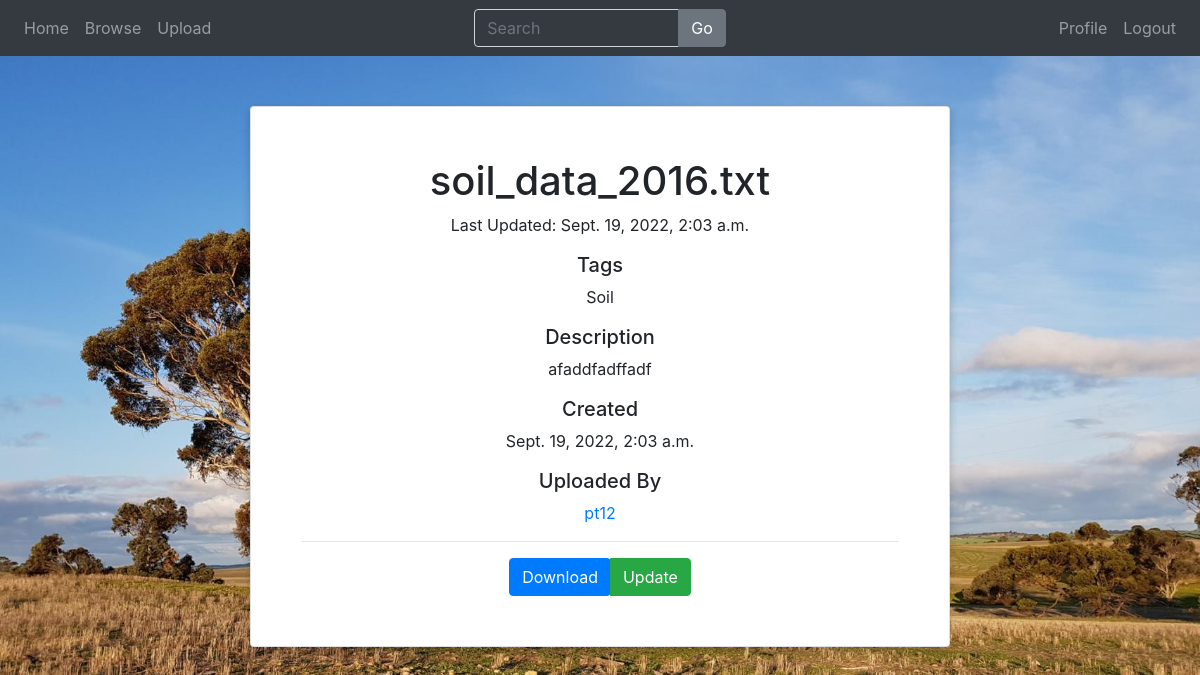
Screenshot of /files/id/6/ (signed in) with the database file from the repository.
### files/models.py (models this page shows, shortened)
class File(models.Model):
    name = models.CharField(max_length=50)
    description = models.TextField(null=True, blank=True)
    uploader = models.ForeignKey(User, on_delete=models.SET_NULL, null=True)
    tags = models.ForeignKey(Tag, on_delete=models.SET_NULL, null=True)
    filedata = models.FileField(upload_to='files/')
    paddocks = models.ForeignKey(Paddock, on_delete=models.SET_NULL, null=True)
    updated = models.DateTimeField(auto_now=True)
    created = models.DateTimeField(auto_now_add=True)
    class Meta:
        ordering = ['-updated']

class Tag(models.Model):
    name = models.CharField(max_length=50)

### accounts/models.py (models this page shows)
class User(AbstractUser):
    email = models.EmailField(unique=True)
    role = models.ForeignKey(Role, on_delete=models.SET_NULL, null=True)
    bio = models.TextField(null=True, blank=True)
    REQUIRED_FIELDS = []

### files/views.py (the view)
# urls.py: path('id/<str:pk>/', views.viewFile, name="file"),
@login_required(login_url='accounts/login')
def viewFile(request, pk):
    file_info = File.objects.get(id=pk)
    context = {'file': file_info}
    return render(request, 'files/file.html', context)

### files/templates/files/file.html (shortened to what this page needs)
{% extends 'main.html' %}
{% block content %}
<div class="card form-container shadowed">
    <div class="form-content">
        <div>
            <h1>{{ file.name }}</h1>
            <p>Last Updated: {{ file.updated }}</p>
        </div>
        <div>
            <h5>Tags</h5>
            <p>{{file.tags.name}}</p>
            <h5>Description</h5>
            <p>{{ file.description }}</p>
        </div>
        <div>
            <h5>Created</h5>
            <p>{{ file.created }}</p>
            <h5>Uploaded By</h5>
            <td><a href="{% url 'profile' file.uploader.id %}">{{file.uploader.username}}</a></td>
        </div>
        <hr>
        <div class="btn-group">
            <a href="{{ file.filedata.url }}" download>
                <button type="button" class="btn btn-primary">Download</button>
            </a>
            <button type="button" class="btn btn-success">Update</button>
        </div>
    </div>
</div>
{% endblock content %}

### core/static/core/style.css (style rules this page uses)
body { background-image: url("background.jpg"); background-size: cover; }
.form-container { margin: 50px 250px; }
.form-content { text-align: center; margin: 50px; }
.shadowed { box-shadow: 0 4px 8px 0 rgba(0, 0, 0, 0.2) }

### rows the page displays
File: name "soil_data_2016.txt", updated "Sept. 19, 2022, 2:03 a.m.", tags.name "Soil", description "afaddfadffadf", created "Sept. 19, 2022, 2:03 a.m.", uploader.username "pt12"
